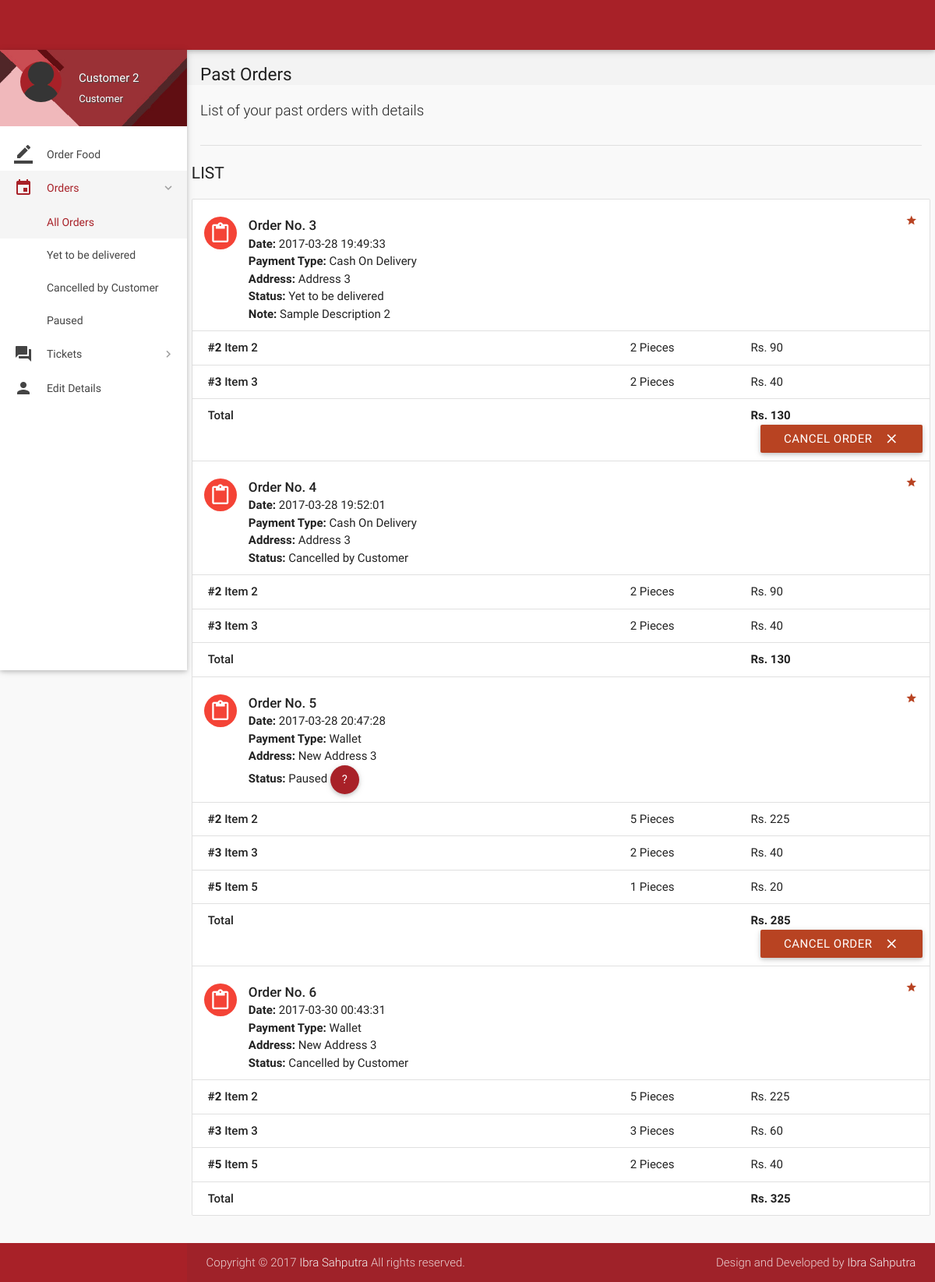
The app's page /orders.php (signed in) with its own data.
### tables this page shows
CREATE TABLE `orders` (
  `id` int(11) NOT NULL,
  `customer_id` int(11) NOT NULL,
  `address` varchar(300) NOT NULL,
  `description` varchar(300) NOT NULL,
  `date` datetime NOT NULL DEFAULT CURRENT_TIMESTAMP,
  `payment_type` varchar(16) NOT NULL DEFAULT 'Wallet',
  `total` int(11) NOT NULL,
  `status` varchar(25) NOT NULL DEFAULT 'Yet to be delivered',
  `deleted` tinyint(4) NOT NULL DEFAULT '0'
);

CREATE TABLE `order_details` (
  `id` int(11) NOT NULL,
  `order_id` int(11) NOT NULL,
  `item_id` int(11) NOT NULL,
  `quantity` int(11) NOT NULL,
  `price` int(11) NOT NULL
);

CREATE TABLE `items` (
  `id` int(11) NOT NULL,
  `name` varchar(20) NOT NULL,
  `price` int(11) NOT NULL,
  `deleted` tinyint(4) NOT NULL DEFAULT '0'
);

### includes/connect.php (called while the page is built, shortened)
<?php
$name = $_SESSION['name'];
$role = $_SESSION['role'];
?>

### includes/wallet.php (called while the page is built, shortened)
<?php
$user_id=$_SESSION['user_id'];
?>

### orders.php (the view, shortened to what this page needs)
<?php
include 'includes/connect.php';
include 'includes/wallet.php';
	if($_SESSION['customer_sid']==session_id())
	{
		?>
<!DOCTYPE html>
<html lang="en">
<head>
  <link href="css/materialize.min.css" type="text/css" rel="stylesheet" media="screen,projection">
  <link href="css/style.min.css" type="text/css" rel="stylesheet" media="screen,projection">
  <link href="css/custom/custom.min.css" type="text/css" rel="stylesheet" media="screen,projection">
  <link href="js/plugins/perfect-scrollbar/perfect-scrollbar.css" type="text/css" rel="stylesheet" media="screen,projection">
</head>
<body>
  <header id="header" class="page-topbar">
        <div class="navbar-fixed">
            <nav class="navbar-color">
                <div class="nav-wrapper">
                </div>
            </nav>
        </div>
  </header>
  <div id="main">
    <div class="wrapper">
      <aside id="left-sidebar-nav">
        <ul id="slide-out" class="side-nav fixed leftside-navigation">
            <li class="user-details cyan darken-2">
            <div class="row">
                <div class="col col s4 m4 l4">
                    <img src="images/avatar.jpg" alt="" class="circle responsive-img valign profile-image">
                </div>
                <div class="col col s8 m8 l8">
                    <a class="btn-flat dropdown-button waves-effect waves-light white-text profile-btn" href="#" data-activates="profile-dropdown"><?php echo $name;?> <i class="mdi-navigation-arrow-drop-down right"></i></a>
                    <p class="user-roal"><?php echo $role;?></p>
                </div>
            </div>
            </li>
            <li class="bold"><a href="index.php" class="waves-effect waves-cyan"><i class="mdi-editor-border-color"></i> Order Food</a>
            </li>
                <li class="no-padding">
                    <ul class="collapsible collapsible-accordion">
                        <li class="bold"><a class="collapsible-header waves-effect waves-cyan active"><i class="mdi-editor-insert-invitation"></i> Orders</a>
                            <div class="collapsible-body">
                                <ul>
								<li class="<?php
								if(!isset($_GET['status'])){
										echo 'active';
									}?>
									"><a href="orders.php">All Orders</a>
                                </li>
								<?php
									$sql = mysqli_query($con, "SELECT DISTINCT status FROM orders  WHERE customer_id = $user_id;;");
									while($row = mysqli_fetch_array($sql)){
                                    echo '<li class='.(isset($_GET['status'])?($status == $_GET['status'] ? 'active' : ''): '').'><a href="orders.php?status='.$row['status'].'">'.$row['status'].'</a>
                                    </li>';
									}
									?>
                                </ul>
                            </div>
                        </li>
                    </ul>
                </li>
                <li class="no-padding">
                    <ul class="collapsible collapsible-accordion">
                        <li class="bold"><a class="collapsible-header waves-effect waves-cyan"><i class="mdi-action-question-answer"></i> Tickets</a>
                        </li>
                    </ul>
                </li>
            <li class="bold"><a href="details.php" class="waves-effect waves-cyan"><i class="mdi-social-person"></i> Edit Details</a>
            </li>
        </ul>
        </aside>
      <section id="content">
        <div id="breadcrumbs-wrapper">
          <div class="container">
            <div class="row">
              <div class="col s12 m12 l12">
                <h5 class="breadcrumbs-title">Past Orders</h5>
              </div>
            </div>
          </div>
        </div>
        <div class="container">
          <p class="caption">List of your past orders with details</p>
          <div class="divider"></div>
<div id="work-collections" class="seaction">
					<?php
					if(isset($_GET['status'])){
						$status = $_GET['status'];
					}
					else{
						$status = '%';
					}
					$sql = mysqli_query($con, "SELECT * FROM orders WHERE customer_id = $user_id AND status LIKE '$status';;");
					echo '              <div class="row">
                <div>
                    <h4 class="header">List</h4>
                    <ul id="issues-collection" class="collection">';
					while($row = mysqli_fetch_array($sql))
					{
						$status = $row['status'];
						echo '<li class="collection-item avatar">
                              <i class="mdi-content-content-paste red circle"></i>
                              <span class="collection-header">Order No. '.$row['id'].'</span>
                              <p><strong>Date:</strong> '.$row['date'].'</p>
                              <p><strong>Payment Type:</strong> '.$row['payment_type'].'</p>
							  <p><strong>Address: </strong>'.$row['address'].'</p>
                              <p><strong>Status:</strong> '.($status=='Paused' ? 'Paused <a  data-position="bottom" data-delay="50" data-tooltip="Please contact administrator for further details." class="btn-floating waves-effect waves-light tooltipped cyan">    ?</a>' : $status).'</p>
							  '.(!empty($row['description']) ? '<p><strong>Note: </strong>'.$row['description'].'</p>' : '').'
							  <a href="#" class="secondary-content"><i class="mdi-action-grade"></i></a>
                              </li>';
						$order_id = $row['id'];
						$sql1 = mysqli_query($con, "SELECT * FROM order_details WHERE order_id = $order_id;");
						while($row1 = mysqli_fetch_array($sql1))
						{
							$item_id = $row1['item_id'];
							$sql2 = mysqli_query($con, "SELECT * FROM items WHERE id = $item_id;");
							while($row2 = mysqli_fetch_array($sql2)){
								$item_name = $row2['name'];
							}
							echo '<li class="collection-item">
                            <div class="row">
                            <div class="col s7">
                            <p class="collections-title"><strong>#'.$row1['item_id'].'</strong> '.$item_name.'</p>
                            </div>
                            <div class="col s2">
                            <span>'.$row1['quantity'].' Pieces</span>
                            </div>
                            <div class="col s3">
                            <span>Rs. '.$row1['price'].'</span>
                            </div>
                            </div>
                            </li>';
							$id = $row1['order_id'];
						}
								echo'<li class="collection-item">
                                        <div class="row">
                                            <div class="col s7">
                                                <p class="collections-title"> Total</p>
                                            </div>
                                            <div class="col s2">
											<span> </span>
                                            </div>
                                            <div class="col s3">
                                                <span><strong>Rs. '.$row['total'].'</strong></span>
                                            </div>';
								if(!preg_match('/^Cancelled/', $status)){
									if($status != 'Delivered'){
								echo '<form action="routers/cancel-order.php" method="post">
										<input type="hidden" value="'.$id.'" name="id">
										<input type="hidden" value="Cancelled by Customer" name="status">
										<input type="hidden" value="'.$row['payment_type'].'" name="payment_type">
										<button class="btn waves-effect waves-light right submit" type="submit" name="action">Cancel Order
                                              <i class="mdi-content-clear right"></i>
										</button>
										</form>';
								}
								}
								echo'</div></li>';
					}
					?>
					 </ul>
                </div>
              </div>
            </div>
        </div>
      </section>
    </div>
  </div>
<footer class="page-footer">
    <div class="footer-copyright">
      <div class="container">
        <span>Copyright © 2017 <a class="grey-text text-lighten-4" href="#" target="_blank">Ibra Sahputra</a> All rights reserved.</span>
        <span class="right"> Design and Developed by <a class="grey-text text-lighten-4" href="#">Ibra Sahputra</a></span>
        </div>
    </div>
  </footer>
</body>
</html>
<?php
	}
?>

### records on screen
orders: id "3", date "2017-03-28 19:49:33", payment_type "Cash On Delivery", address "Address 3", status "Yet to be delivered", description "Sample Description 2", total "130"
order_details: item "2", item.name "Item 2", quantity "2", price "90"
order_details: item "3", item.name "Item 3", quantity "2", price "40"
orders: id "4", date "2017-03-28 19:52:01", payment_type "Cash On Delivery", address "Address 3", status "Cancelled by Customer", total "130"
order_details: item "2", item.name "Item 2", quantity "2", price "90"
order_details: item "3", item.name "Item 3", quantity "2", price "40"
orders: id "5", date "2017-03-28 20:47:28", payment_type "Wallet", address "New Address 3", status "Paused", total "285"
order_details: item "2", item.name "Item 2", quantity "5", price "225"
order_details: item "3", item.name "Item 3", quantity "2", price "40"
order_details: item "5", item.name "Item 5", quantity "1", price "20"
orders: id "6", date "2017-03-30 00:43:31", payment_type "Wallet", address "New Address 3", status "Cancelled by Customer", total "325"
order_details: item "2", item.name "Item 2", quantity "5", price "225"
order_details: item "3", item.name "Item 3", quantity "3", price "60"
order_details: item "5", item.name "Item 5", quantity "2", price "40"

### other values on screen
$name "Customer 2"
$role "Customer"
$row['status'] "Yet to be delivered"
$row['status'] "Cancelled by Customer"
$row['status'] "Paused"
